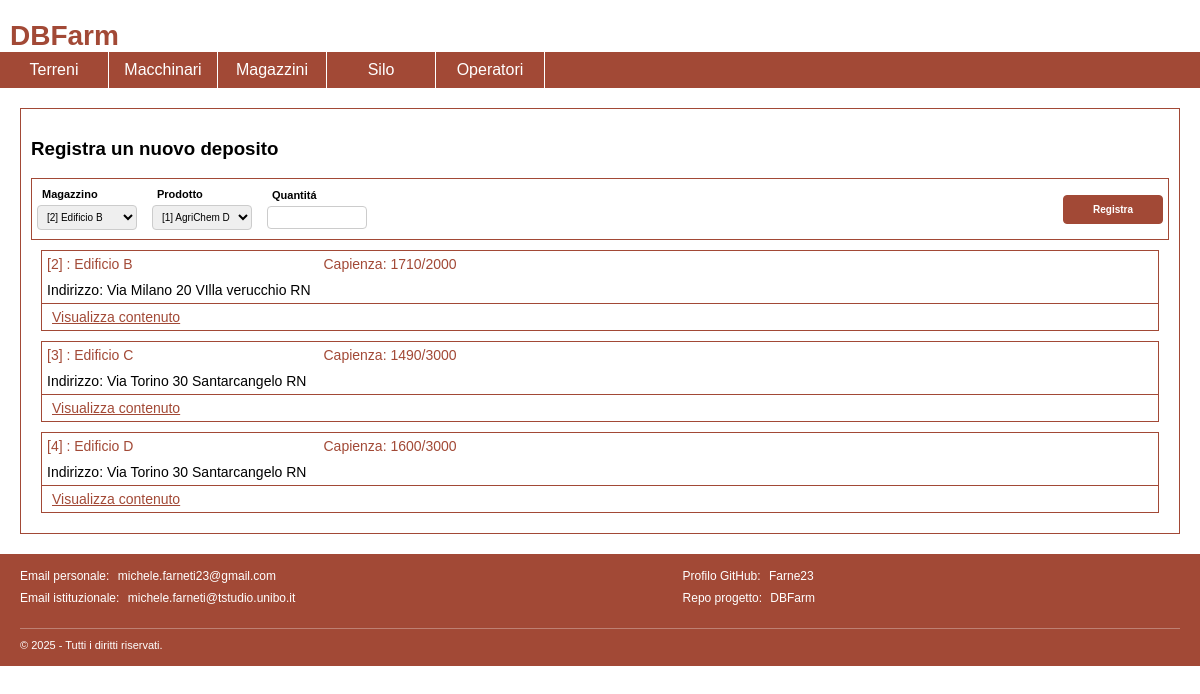
The app's page /magazzini.php with its own data.
### tables this page shows
CREATE TABLE edifici (
    idEdificio INT AUTO_INCREMENT PRIMARY KEY,
    nome VARCHAR(100) NOT NULL,
    via VARCHAR(150) NOT NULL,
    citta VARCHAR(100) NOT NULL,
    provincia CHAR(2) NOT NULL,
    tipo_silo BOOLEAN NOT NULL,  
    tipo_magazzino BOOLEAN NOT NULL,  
    capacita_silo INT DEFAULT NULL,  
    capacita_magazzino INT DEFAULT NULL  
);

### magazzini.php (called while the page is built, shortened)
<?php
require_once 'bootstrap.php';
require 'template/base.php';
?>

### database/database.php (called while the page is built, shortened)
<?php
class DatabaseHelper
{
    private $db;
    public function __construct($servername, $username, $password, $dbname, $port)
    {
        $this->db = new mysqli($servername, $username, $password, $dbname, $port);
    }
    function getMagazziniListComplete()
    {
        $stmt = $this->db->prepare("SELECT DISTINCT edifici.*, IFNULL(SUM(depositi.quantita), 0) as 'giacienza'  FROM edifici LEFT JOIN depositi ON depositi.idEdificio = edifici.idEdificio WHERE  edifici.tipo_magazzino=true GROUP BY edifici.idEdificio");
        $stmt->execute();
        $result = $stmt->get_result();
        $resultComplete = $result->fetch_all(MYSQLI_ASSOC);
        foreach ($resultComplete as &$edificio) {
            $edificio["content"] = $this->getMagazzinoContent($edificio["idEdificio"]);
        }
        return $resultComplete;
    }
    function getMagazzinoContent($idMagazzino)
    {
        $stmt = $this->db->prepare("SELECT prodotti.*, depositi.quantita as 'quantita', depositi.data_ultimo_deposito FROM edifici INNER JOIN depositi on edifici.idEdificio = depositi.idEdificio INNER JOIN prodotti on depositi.idProdotto = prodotti.idProdotto WHERE edifici.idEdificio=? ORDER BY prodotti.tipologia_prodotto");
        $stmt->bind_param("i", $idMagazzino);
        $stmt->execute();
        $resultBase = $stmt->get_result();
        $resultBase = $resultBase->fetch_all(MYSQLI_ASSOC);
        foreach ($resultBase as &$row) {
            $idProdotto = $row['idProdotto'];
            $tipologiaProdotto = $row['tipologia_prodotto'];
            $row['target'] = $this->getProductTargets($idProdotto, $tipologiaProdotto);
        }
        return $resultBase;
    }
    function getProductTargets($idProdotto, $tipologiaProdotto)
    {
        $result = "nessuno";
        switch ($tipologiaProdotto) {
            case 'sementi':
                $stmt = $this->db->prepare("SELECT varieta FROM prodotti WHERE idProdotto = ?");
                $stmt->bind_param("i", $idProdotto);
                $stmt->execute();
                $result = $stmt->get_result();
                $row = $result->fetch_assoc();
                $result = $row['varieta'];
                break;
            case 'diserbante':
                $stmt = $this->db->prepare("SELECT GROUP_CONCAT(obiettivi_diserbo.nome_infestante SEPARATOR ', ') as 'target' FROM obiettivi_diserbo WHERE idProdotto= ?");
                $stmt->bind_param("i", $idProdotto);
                $stmt->execute();
                $result = $stmt->get_result();
                $row = $result->fetch_assoc();
                $result = $row['target'];
                break;
            case 'fertilizzante':
                $stmt = $this->db->prepare("SELECT GROUP_CONCAT(nutrizioni.nome_coltura SEPARATOR ', ') as 'target' FROM nutrizioni WHERE idProdotto= ?");
                $stmt->bind_param("i", $idProdotto);
                $stmt->execute();
                $result = $stmt->get_result();
                $row = $result->fetch_assoc();
                $result = $row['target'];
                break;
        }
        return $result;
    }
    function getListaProdotti()
    {
        $stmt = $this->db->prepare("SELECT DISTINCT prodotti.* FROM prodotti ");
        $stmt->execute();
        $result = $stmt->get_result();
        return $result->fetch_all(MYSQLI_ASSOC);
    }
}
?>

### bootstrap.php (called while the page is built)
<?php
require_once("utils/functions.php");
require_once("database/database.php");
$dbh = new DatabaseHelper("localhost", "root", "", "DBFarm", 3306);
?>

### magazzini-main.php (the view, shortened to what this page needs)
<?php
require_once 'bootstrap.php';
$Magazzini = $dbh->getMagazziniListComplete();
$Prodotti = $dbh->getListaProdotti();
?>
<h3>
    Registra un nuovo deposito
</h3>
<form id="newDepositoForm">
    <div class="input-line" id="newDepositoInput">
        <div class="input-group">
            <label for="magazzinoSelezionato">Magazzino</label>
            <select id="magazzinoSelezionato">
                <?php
                foreach ($Magazzini as $magazzino) {
                    echo '<option value="' . $magazzino["idEdificio"] . '">[' . $magazzino["idEdificio"] . '] ' . $magazzino["nome"] . '</option>;';
                }
                ?>
            </select>
        </div>
        <div class="input-group">
            <label for="prodottoSelezionato">Prodotto</label>
            <select id="prodottoSelezionato">
                <?php
                foreach ($Prodotti as $prodotto) {
                    echo '<option value="' . $prodotto["idProdotto"] . '">[' . $prodotto["idProdotto"] . '] ' . $prodotto["marca"] . ' '. $prodotto["nome"] . '</option>;';
                }
                ?>
            </select>
        </div>
        <div class="input-group">
            <label for="quantitaSelezionata">Quantitá</label>
            <input id="quantitaSelezionata" type="text" required pattern="^[0-9]{1,5}$" maxlength="5"
                title="Cifra non accetabile " />
        </div>
        <div class="input-group">
            <input id="recordNewDeposito" type="submit" value="Registra" class="orange-on-white" />
        </div>
    </div>
</form>
<section id="listaMagazzini">
    <ul>
        <?php
        echo createListaMagazzini($Magazzini);
        ?>
</section>

### utils/functions.php (shortened to what this page needs)
<?php
function createListaMagazzini($magazzini)
{
    $listaMagazzini = "";
    foreach ($magazzini as $magazzino) {
        $listaMagazzini .= "<li>";
        $listaMagazzini .= "<div class='white-on-orange'>";
        $listaMagazzini .= "<span class='three-slots'> [" . $magazzino["idEdificio"] . "] : " . $magazzino["nome"] . "</span>";
        $listaMagazzini .= "<span class='three-slots'> Capienza: " . $magazzino["giacienza"] . "/" . $magazzino["capacita_magazzino"] . "</span>";
        $listaMagazzini .= "</div>";
        $listaMagazzini .= "<div>";
        $listaMagazzini .= "<span class='entire-line end-section'> Indirizzo: " . $magazzino["via"] . " " . $magazzino["citta"] . " " . $magazzino["provincia"] . "</span>";
        $listaMagazzini .= "</div>";
        $listaMagazzini .= "<div>";
        $listaMagazzini .= "<span class='entire-line'><a class='edificio-" . $magazzino["idEdificio"] . "'  onclick='toggleHiddenByClass(\"edificio-" . $magazzino["idEdificio"] . "\")'>Visualizza contenuto</a></span>";
        $listaMagazzini .= "</div>";
        $listaMagazzini .= "<div>";
        $listaMagazzini .= "<ul class='full-list hidden edificio-" . $magazzino["idEdificio"] . "'>";
        foreach ($magazzino["content"] as $prodotto) {
            $listaMagazzini .= "<li>";
            $listaMagazzini .= "<span class='important-attribute " . htmlspecialchars($prodotto["tipologia_prodotto"]) . "'>" . htmlspecialchars($prodotto["tipologia_prodotto"]) . "</span>";
            $listaMagazzini .= "<span>" . $prodotto["marca"] . " " . $prodotto["nome"] . " </span>";
            $listaMagazzini .= "<span> Quantità: " . $prodotto["quantita"] . " </span>";
            $listaMagazzini .= "<span> Deposito: " . $prodotto["data_ultimo_deposito"] . " </span>";
            $listaMagazzini .= "</li>";
            $listaMagazzini .= "<table>";
            $listaMagazzini .= "<tr>";
            $listaMagazzini .= "<td>Costo:</td>";
            $listaMagazzini .= "<td>" . $prodotto["costo"] . "</td>";
            $listaMagazzini .= "</tr>";
            $listaMagazzini .= "<tr>";
            $listaMagazzini .= "<td>Target:";
            $listaMagazzini .= "</td>";
            $listaMagazzini .= "<td>" . $prodotto["target"] . "</td>";
            $listaMagazzini .= "</tr>";
            $listaMagazzini .= "</table>";
            $listaMagazzini .= "</li>";
        }
        $listaMagazzini .= "</ul>";
        $listaMagazzini .= "</div>";
        $listaMagazzini .= "</li>";
    }
    return $listaMagazzini;
}
?>

### style/styles.css (style rules this page uses)
body { font-family: "Trebuchet MS", Helvetica, sans-serif; }
body, ul, h1 { padding: 0px; margin: 0px; }
ul { list-style: none; }
main>section>ul>li { border: 1px solid #A24936; margin: 10px; }
main>section>ul>li>div { display: flex; flex-direction: row; }
main>section>ul>li>div>span { font-size: 14px; width: 25%; }
main>section>ul>li>div>span.entire-line { width: 100%; padding: 5px; }
span.end-section { border-bottom: 1px solid #A24936; }
main>section>ul>li>div:first-of-type { padding: 5px 5px; }
.white-on-orange { background-color: white; color: #A24936; }
.orange-on-white { background-color: #A24936; color: white; }
.input-line { display: flex; gap: 5px; align-items: flex-start; border: 1px solid #A24936; }
.input-group { display: flex; flex-direction: column; align-items: left; justify-content: center; width: 100px; padding: 5px; height: 50px; }
.input-group label { margin-bottom: 5px; font-weight: bold; font-size: 11px; padding-left: 5px; }
.input-group input, .input-group select { padding: 5px; font-size: 10px; border: 1px solid #ccc; border-radius: 4px; width: 100%; box-sizing: border-box; }
.input-group:last-of-type { margin-left: auto; }
input[type="submit"], input[type="button"], button, #formMacchinario button[type="submit"] { border: none; cursor: pointer; padding: 8px 12px; border-radius: 4px; font-weight: bold; border: 1px solid #A24936; }
a { color: #A24936; text-decoration: underline; padding: 5px; cursor: pointer; }

### records on screen
edifici: idEdificio "2", nome "Edificio B", giacienza "1710", capacita_magazzino "2000", via "Via Milano 20", citta "VIlla verucchio", provincia "RN"
edifici: idEdificio "3", nome "Edificio C", giacienza "1490", capacita_magazzino "3000", via "Via Torino 30", citta "Santarcangelo", provincia "RN"
edifici: idEdificio "4", nome "Edificio D", giacienza "1600", capacita_magazzino "3000", via "Via Torino 30", citta "Santarcangelo", provincia "RN"
